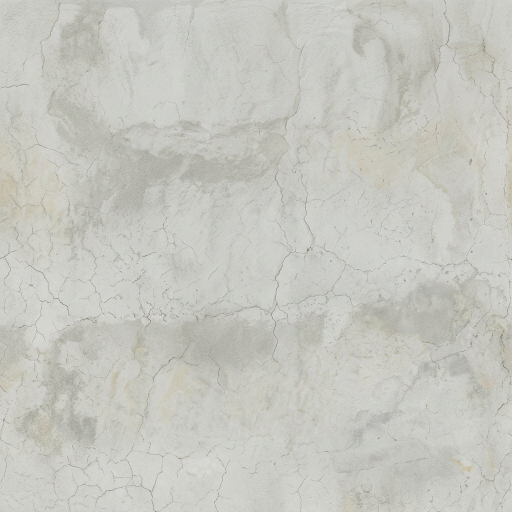
#> input picture art/survival/reference/aged-plaster.jpg, 1024 x 1024 px, given in place of muddy-road.jpg, which was not available (shown at 1/2 size)
$ python materials.py
#> lines starting #> are read from the running program, lines starting #| are printed output that depends on the picture
"""Produce bounded, repeatable game-ready colour/normal textures from the art plates."""

from pathlib import Path

import numpy as np
from PIL import Image
from scipy.ndimage import gaussian_filter

ROOT = Path(__file__).resolve().parents[2]
REF = Path(__file__).parent / "reference"
OUT = ROOT / "public/assets/village"

for name, source in [
    ("mud-road", "muddy-road"),
    ("worn-plaster", "aged-plaster"),
    ("wet-flagstone", "wet-stone"),
]:
    image = (
        Image.open(REF / f"{source}.jpg")
        .convert("RGB")
        .resize((768, 768), Image.Resampling.LANCZOS)
    )
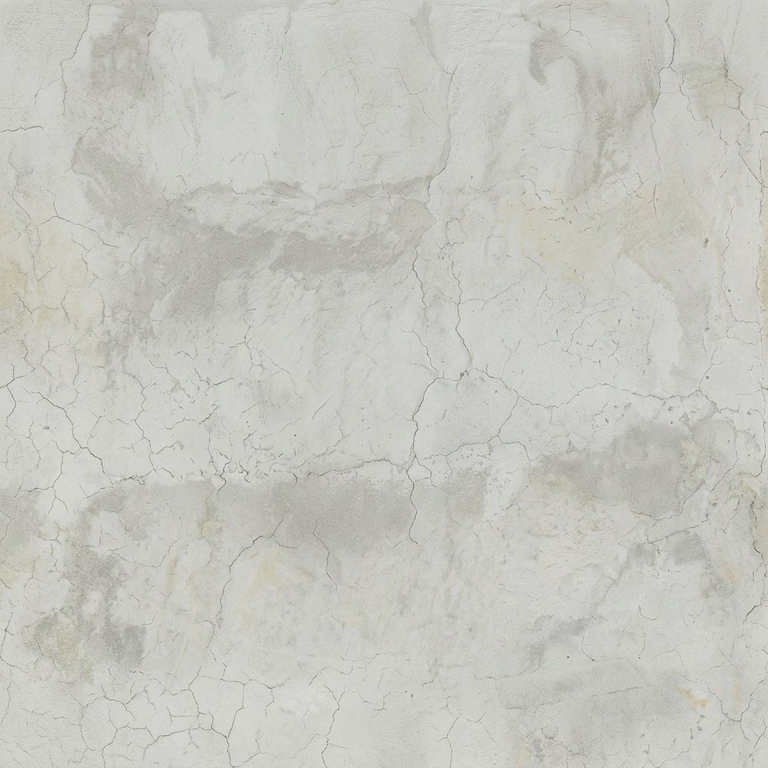
#> image: PIL image 768x768 RGB; mean R, G, B 198.1, 198.6, 191.8
    image.save(OUT / f"{name}.webp", quality=84, method=6)
    image.resize((384, 384), Image.Resampling.LANCZOS).save(
        OUT / "compact" / f"{name}.webp", quality=79, method=6
    )
    # Subtle normal derived from luminance, calculated with wrapped borders for repeat sampling.
    h = (
        gaussian_filter(np.asarray(image.convert("L"), dtype=float), 1.4, mode="wrap")
        / 255
    )
    dx = (np.roll(h, -1, 1) - np.roll(h, 1, 1)) * 1.1
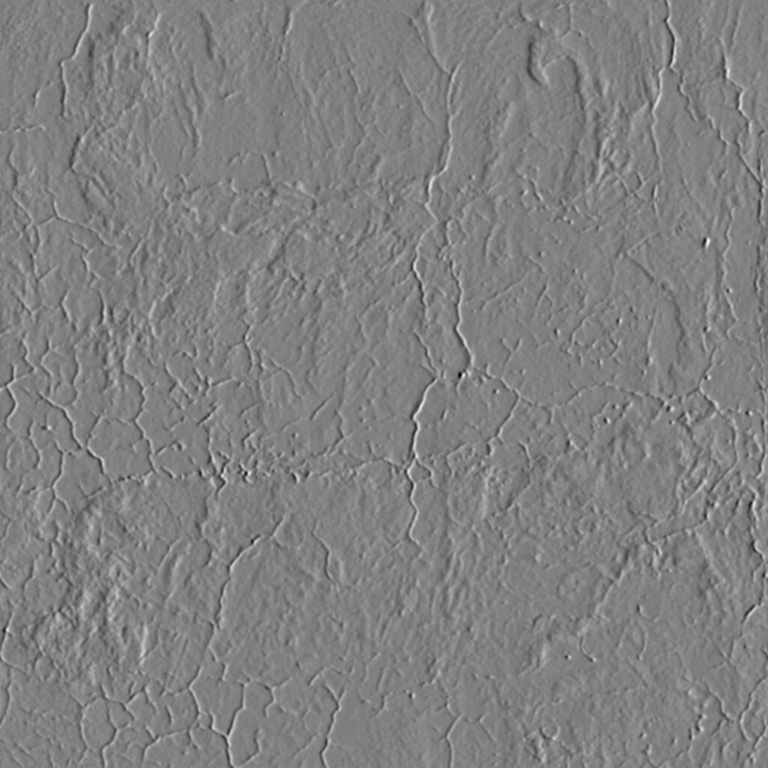
#> dx: shape (768, 768) float64; min -0.099, max 0.097, mean -2.07e-21; drawn with min black and max white
    dy = (np.roll(h, -1, 0) - np.roll(h, 1, 0)) * 1.1
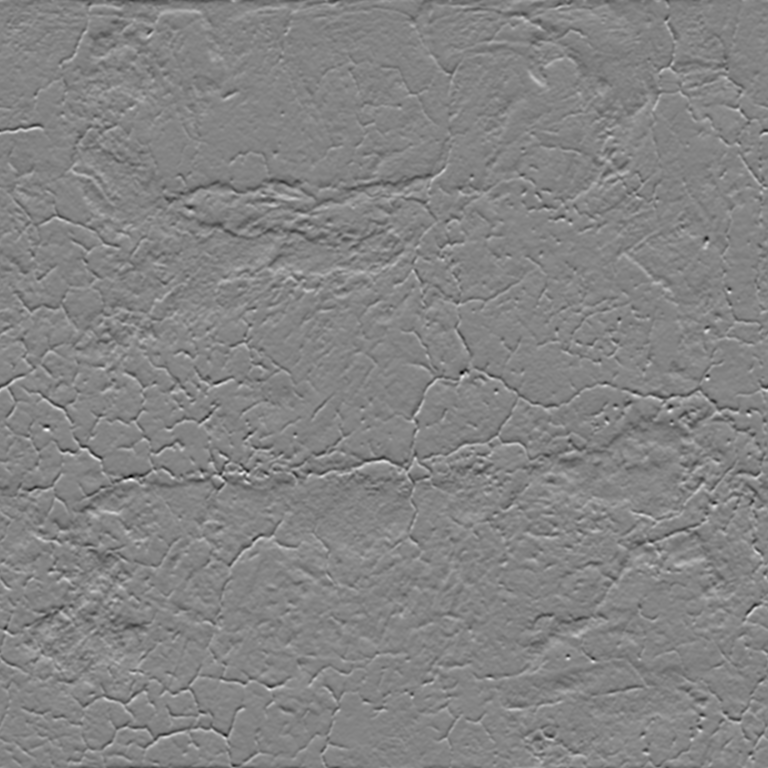
#> dy: shape (768, 768) float64; min -0.0948, max 0.088, mean -2.11e-20; drawn with min black and max white
    normal = np.stack([-dx, dy, np.ones_like(dx)], axis=-1)
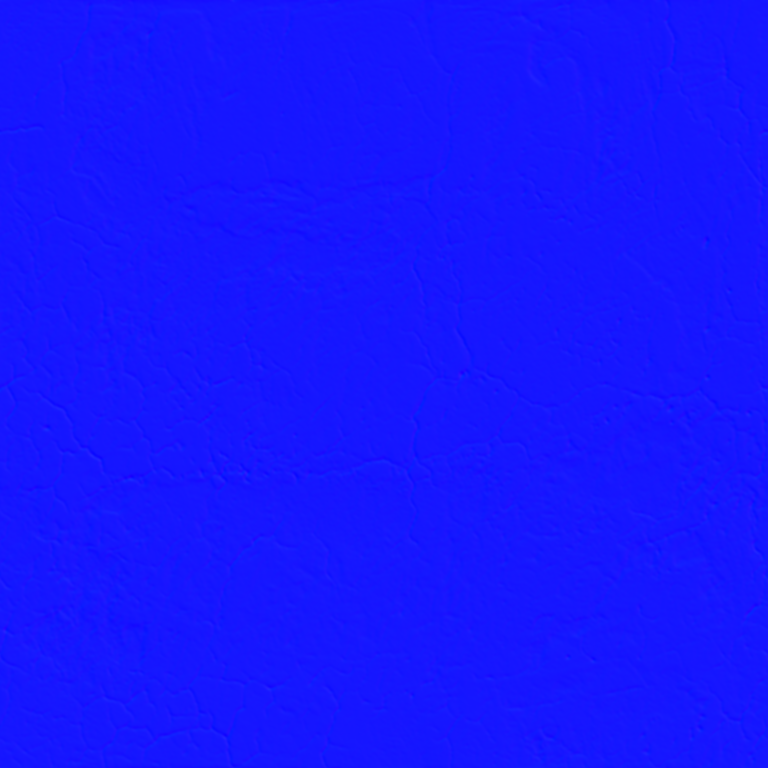
#> normal: shape (768, 768, 3) float64; mean of channels 0, 1, 2 1.09e-20, 1.26e-18, 1; drawn with min black and max white
    normal /= np.linalg.norm(normal, axis=-1, keepdims=True)
    Image.fromarray(np.uint8(np.clip((normal * 0.5 + 0.5) * 255, 0, 255))).resize(
        (512, 512), Image.Resampling.LANCZOS
    ).save(OUT / f"{name}-normal.webp", quality=83, method=6)
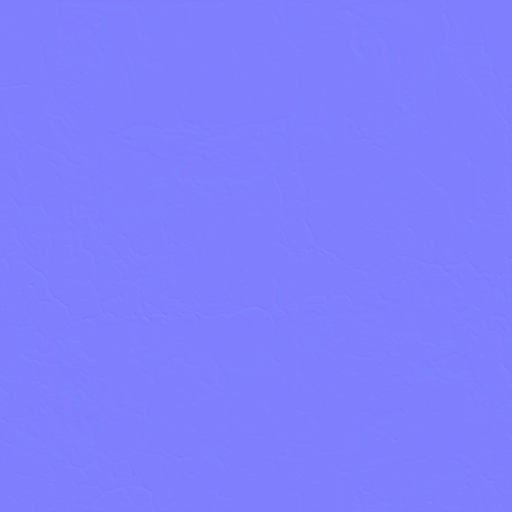
#> saved as mud-road-normal.webp: PIL image 512x512 RGB; mean R, G, B 127, 127, 254
#> pass 3 of the loop `for name, source in [`:
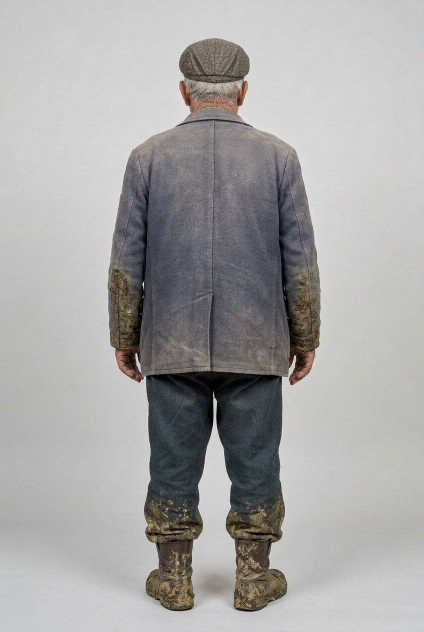
#> input picture art/survival/reference/bekci-back.jpg, 848 x 1264 px, given in place of wet-stone.jpg, which was not available (shown at 1/2 size)
#> `normal = np.stack([-dx, dy, np.ones_like(dx)], axis=-1)`:
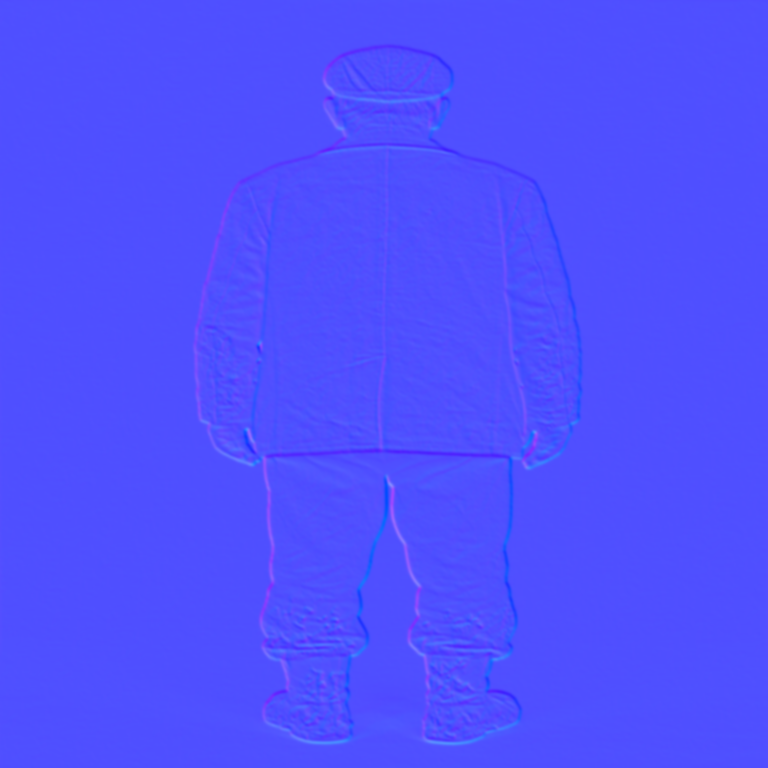
#> normal: shape (768, 768, 3) float64; mean of channels 0, 1, 2 -2.85e-20, 1.88e-17, 1; drawn with min black and max white
#> `Image.fromarray(np.uint8(np.clip((normal * 0.5 + 0.5) * 255, 0, 255)))..`:
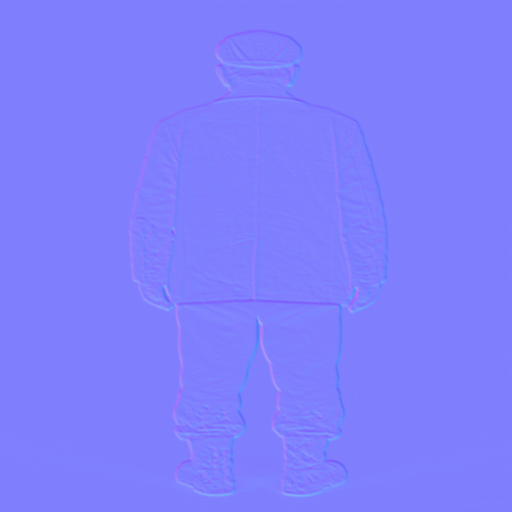
#> saved as wet-flagstone-normal.webp: PIL image 512x512 RGB; mean R, G, B 127, 127, 253.9
